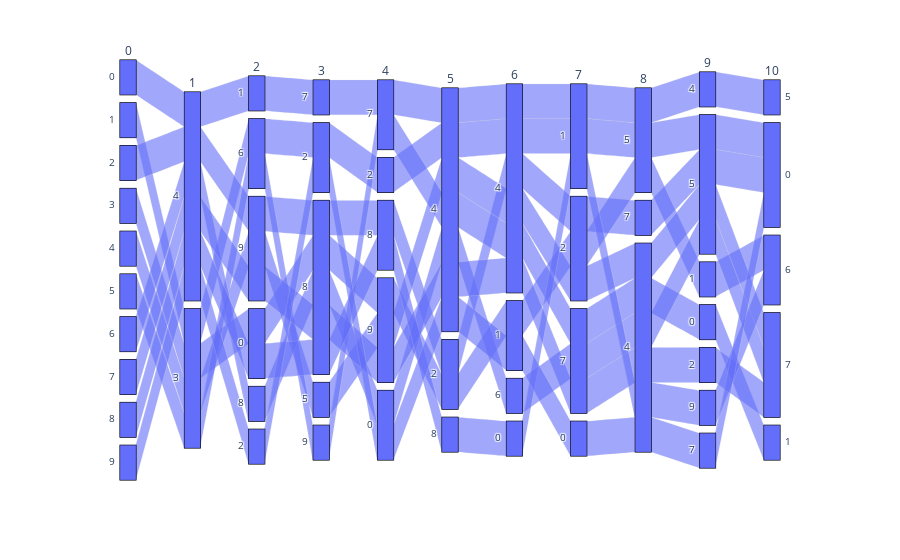

The notebook cell this image was saved under:
### Markdown cell above
## Initial testing of a basic sankey diagram

### Code cell
'''Entry point for the particle filtering code '''

import sys
sys.path.append('../')
import numpy as np

from Implementations.algorithms.TimeDependentBeta import TimeDependentAlgo
from Implementations.resamplers.resamplers import PoissonResample,NBinomResample
from Implementations.solvers.DeterministicSolvers import LSODACalvettiSolver,LSODASolver,LSODASolverSEIARHD
from Implementations.perturbers.perturbers import MultivariatePerturbations
from utilities.Utils import Context,ESTIMATION
from functools import partial


'''Algorithm object encapsulating all the requirements

The integrator is an object which runs the t->t+1 propagation of the particles, primarily using the LSODA 
integrator built in to scipy.integrate(solve_ivp)

The perturb object performs multivariate perturbations on the state variables and the estimated variables

The resampler computes the weights and resamples based on a known algorithm(multinomial,systematic,residual)



'''
algo = TimeDependentAlgo(integrator = LSODASolver(),
                        perturb = MultivariatePerturbations(hyper_params={"h":0.5,"sigma1":0.05,"sigma2":0.1}),
                        resampler = NBinomResample(),
                        ctx=Context(sankey_indices = [],
                                    population=7_700_000,
                                    state_size = 4,
                                    prior_weights=np.zeros(1000),
                                    pos_weights = np.zeros(1000),
                                    weight_ratio=np.ones(1000),
                                    seed_loc=[1],
                                    seed_size=0.005,
                                    forward_estimation=1,
                                    rng=np.random.default_rng(),
                        particle_count=10))

algo.initialize(params={
"beta":ESTIMATION.VARIABLE,
"gamma":0.06,
"mu":0.004,
"q":0.1,
"eta":1/7,
"std":10,
"R":50,
"hosp":ESTIMATION.STATIC,
"L":90,
"D":10,
}
,priors={"beta":partial(algo.ctx.rng.uniform,0.1,0.6), 
          "gamma":partial(algo.ctx.rng.uniform,0,1/7),
          "eta":partial(algo.ctx.rng.uniform,1/15,1/3),
          "hosp":partial(algo.ctx.rng.uniform,5,20),
          "D":partial(algo.ctx.rng.uniform,0,20)
          })

'''Runs the PF over the specified data set for the specified length of time'''

#algo.print_particles()
algo.run(f'../datasets/WA_FLU_HOSPITALIZATIONS.csv',150)

### Figure 1 — Plotly figure (JSON) as saved in the notebook; plotly's stock layout.template omitted (floating-point values rounded to 4 significant figures)
{"data": [{"dimensions": [{"label": "0", "values": [0, 1, 2, 3, 4, 5, 6, 7, 8, 9]}, {"label": "1", "values": [4, 3, 4, 3, 3, 3, 4, 4, 4, 4]}, {"label": "2", "values": [1, 6, 9, 0, 9, 6, 8, 9, 0, 2]}, {"label": "3", "values": [7, 2, 8, 8, 5, 9, 8, 8, 8, 2]}, {"label": "4", "values": [7, 2, 8, 9, 9, 7, 0, 9, 8, 0]}, {"label": "5", "values": [4, 4, 2, 2, 4, 4, 4, 4, 8, 4]}, {"label": "6", "values": [4, 4, 4, 1, 4, 4, 6, 4, 0, 1]}, {"label": "7", "values": [1, 1, 2, 2, 2, 7, 7, 7, 1, 0]}, {"label": "8", "values": [5, 5, 7, 5, 4, 4, 4, 4, 4, 4]}, {"label": "9", "values": [4, 5, 5, 1, 5, 0, 5, 2, 9, 7]}, {"label": "10", "values": [5, 0, 0, 6, 7, 1, 7, 7, 6, 0]}], "domain": {"x": [0, 1], "y": [0, 1]}, "name": "", "type": "parcats"}], "layout": {"legend": {"tracegroupgap": 0}, "margin": {"t": 60}}}
